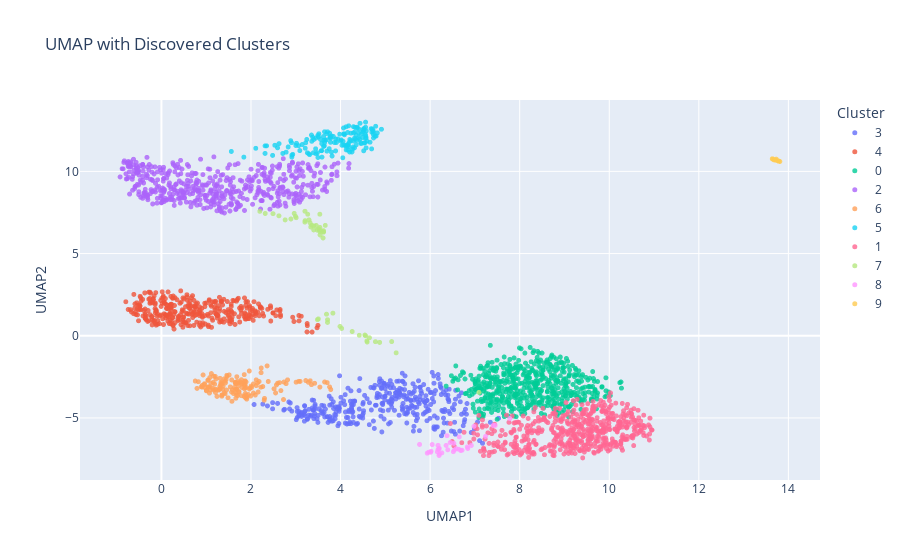

Source (notebook cell):
### Code cell
# Example Usage
if __name__ == "__main__":
    # Load example single-cell data
    adata = sc.datasets.pbmc3k()  # Example PBMC dataset
    sc.pp.normalize_total(adata, target_sum=1e4)
    sc.pp.log1p(adata)

    # Discover new clusters
    adata = discover_new_annotations(adata, clustering_resolution=0.8, n_pcs=50)

    # Visualize discovered clusters on UMAP
    fig = visualize_clusters_on_umap(adata, cluster_column="discovered_clusters")
    fig.show()

    # Visualize gene expression in clusters using a bubble plot
    plot_bubble_matrix(adata, cluster_column="discovered_clusters", top_n_genes=10)

### Figure 1 — Plotly figure (JSON) as saved in the notebook; plotly's stock layout.template omitted (floating-point values rounded to 4 significant figures; data arrays with more than 128 entries replaced by an {"elided": "..."} marker saying what was removed)
{"data": [{"hovertemplate": "Cluster=3<br>UMAP1=%{x}<br>UMAP2=%{y}<extra></extra>", "legendgroup": "3", "marker": {"color": "#636efa", "opacity": 0.8, "size": 5, "symbol": "circle"}, "mode": "markers", "name": "3", "showlegend": true, "type": "scattergl", "x": {"elided": "350 float values"}, "xaxis": "x", "y": {"elided": "350 float values"}, "yaxis": "y"}, {"hovertemplate": "Cluster=4<br>UMAP1=%{x}<br>UMAP2=%{y}<extra></extra>", "legendgroup": "4", "marker": {"color": "#EF553B", "opacity": 0.8, "size": 5, "symbol": "circle"}, "mode": "markers", "name": "4", "showlegend": true, "type": "scattergl", "x": {"elided": "344 float values"}, "xaxis": "x", "y": {"elided": "344 float values"}, "yaxis": "y"}, {"hovertemplate": "Cluster=0<br>UMAP1=%{x}<br>UMAP2=%{y}<extra></extra>", "legendgroup": "0", "marker": {"color": "#00cc96", "opacity": 0.8, "size": 5, "symbol": "circle"}, "mode": "markers", "name": "0", "showlegend": true, "type": "scattergl", "x": {"elided": "570 float values"}, "xaxis": "x", "y": {"elided": "570 float values"}, "yaxis": "y"}, {"hovertemplate": "Cluster=2<br>UMAP1=%{x}<br>UMAP2=%{y}<extra></extra>", "legendgroup": "2", "marker": {"color": "#ab63fa", "opacity": 0.8, "size": 5, "symbol": "circle"}, "mode": "markers", "name": "2", "showlegend": true, "type": "scattergl", "x": {"elided": "498 float values"}, "xaxis": "x", "y": {"elided": "498 float values"}, "yaxis": "y"}, {"hovertemplate": "Cluster=6<br>UMAP1=%{x}<br>UMAP2=%{y}<extra></extra>", "legendgroup": "6", "marker": {"color": "#FFA15A", "opacity": 0.8, "size": 5, "symbol": "circle"}, "mode": "markers", "name": "6", "showlegend": true, "type": "scattergl", "x": {"elided": "154 float values"}, "xaxis": "x", "y": {"elided": "154 float values"}, "yaxis": "y"}, {"hovertemplate": "Cluster=5<br>UMAP1=%{x}<br>UMAP2=%{y}<extra></extra>", "legendgroup": "5", "marker": {"color": "#19d3f3", "opacity": 0.8, "size": 5, "symbol": "circle"}, "mode": "markers", "name": "5", "showlegend": true, "type": "scattergl", "x": {"elided": "155 float values"}, "xaxis": "x", "y": {"elided": "155 float values"}, "yaxis": "y"}, {"hovertemplate": "Cluster=1<br>UMAP1=%{x}<br>UMAP2=%{y}<extra></extra>", "legendgroup": "1", "marker": {"color": "#FF6692", "opacity": 0.8, "size": 5, "symbol": "circle"}, "mode": "markers", "name": "1", "showlegend": true, "type": "scattergl", "x": {"elided": "531 float values"}, "xaxis": "x", "y": {"elided": "531 float values"}, "yaxis": "y"}, {"hovertemplate": "Cluster=7<br>UMAP1=%{x}<br>UMAP2=%{y}<extra></extra>", "legendgroup": "7", "marker": {"color": "#B6E880", "opacity": 0.8, "size": 5, "symbol": "circle"}, "mode": "markers", "name": "7", "showlegend": true, "type": "scattergl", "x": [2.992, 3.573, 2.891, 3.009, 3.484, 3.537, 2.197, 2.964, 3.988, 2.763, 4.873, 4.594, 3.619, 3.204, 3.539, 3.267, 3.537, 2.624, 4.559, 5.142, 3.609, 3.205, 3.71, 4.025, 3.319, 3.404, 3.4, 3.659, 5.241, 4.779, 4.587, 7.09, 3.511, 3.295, 4.542, 3.542, 3.359, 3.709, 3.829, 3.334, 3.619, 2.492, 4.418, 3.522, 4.26, 4.644, 3.457, 3.478, 2.318, 3.618, 3.209, 3.686, 3.505], "xaxis": "x", "y": [7.271, 6.38, 7.105, 7.181, 0.9821, 6.343, 7.57, 7.446, 0.5675, 7.05, -0.4044, -0.3801, 6.324, 6.915, 6.595, 7.393, 7.395, 7.297, 0.005441, -0.3536, 5.951, 7.575, 0.976, 0.4465, 6.878, 6.693, 6.44, 6.717, -1.039, -0.3575, -0.3159, -3.441, 6.509, 7.053, 0.04171, 6.135, 6.719, 0.8123, 1.375, 6.621, 6.301, 7.428, 0.0296, 6.432, 0.2585, -0.1194, 6.71, 6.428, 7.44, 6.395, 7.006, 1.312, 1.025], "yaxis": "y"}, {"hovertemplate": "Cluster=8<br>UMAP1=%{x}<br>UMAP2=%{y}<extra></extra>", "legendgroup": "8", "marker": {"color": "#FF97FF", "opacity": 0.8, "size": 5, "symbol": "circle"}, "mode": "markers", "name": "8", "showlegend": true, "type": "scattergl", "x": [6.357, 7.408, 7.454, 6.262, 6.046, 5.764, 6.582, 6.204, 5.967, 7.78, 6.162, 6.448, 6.979, 6.921, 6.197, 6.539, 6.531, 6.685, 6.639, 6.01, 6.178, 6.02, 6.842, 7.237, 6.651, 6.177, 6.211, 6.377, 6.518, 5.936, 6.2, 6.393, 6.712, 6.829], "xaxis": "x", "y": [-6.669, -5.461, -5.451, -7.124, -6.618, -6.61, -6.87, -6.852, -7.087, -5.037, -7.063, -6.492, -5.512, -6.672, -6.863, -6.963, -6.546, -6.979, -6.904, -7.089, -6.92, -7.027, -6.855, -6.123, -6.149, -6.666, -7.197, -6.079, -7.052, -7.141, -7.284, -6.937, -6.962, -6.769], "yaxis": "y"}, {"hovertemplate": "Cluster=9<br>UMAP1=%{x}<br>UMAP2=%{y}<extra></extra>", "legendgroup": "9", "marker": {"color": "#FECB52", "opacity": 0.8, "size": 5, "symbol": "circle"}, "mode": "markers", "name": "9", "showlegend": true, "type": "scattergl", "x": [13.64, 13.77, 13.73, 13.77, 13.73, 13.7, 13.81, 13.71, 13.67, 13.79, 13.65], "xaxis": "x", "y": [10.77, 10.64, 10.68, 10.64, 10.75, 10.7, 10.6, 10.7, 10.7, 10.62, 10.76], "yaxis": "y"}], "layout": {"legend": {"title": {"text": "Cluster"}, "tracegroupgap": 0}, "title": {"text": "UMAP with Discovered Clusters"}, "xaxis": {"anchor": "y", "domain": [0, 1], "title": {"text": "UMAP1"}}, "yaxis": {"anchor": "x", "domain": [0, 1], "title": {"text": "UMAP2"}}}}
